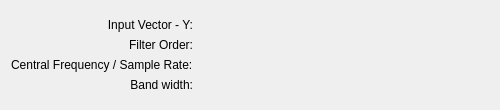
<?xml version="1.0" encoding="UTF-8"?>
<ui version="4.0">
 <class>FilterButterworthBandPassConfig</class>
 <widget class="QWidget" name="FilterButterworthBandPassConfig">
  <property name="geometry">
   <rect>
    <x>0</x>
    <y>0</y>
    <width>500</width>
    <height>110</height>
   </rect>
  </property>
  <property name="minimumSize">
   <size>
    <width>400</width>
    <height>0</height>
   </size>
  </property>
  <layout class="QGridLayout" name="gridLayout_2">
   <item row="0" column="0">
    <layout class="QGridLayout" name="gridLayout">
     <item row="0" column="1">
      <widget class="Kst::VectorSelector" name="_vector" native="true">
       <property name="sizePolicy">
        <sizepolicy hsizetype="Expanding" vsizetype="Preferred">
         <horstretch>0</horstretch>
         <verstretch>0</verstretch>
        </sizepolicy>
       </property>
      </widget>
     </item>
     <item row="0" column="0">
      <widget class="QLabel" name="label_3">
       <property name="sizePolicy">
        <sizepolicy hsizetype="Preferred" vsizetype="Fixed">
         <horstretch>0</horstretch>
         <verstretch>0</verstretch>
        </sizepolicy>
       </property>
       <property name="text">
        <string>Input Vector - Y:</string>
       </property>
       <property name="alignment">
        <set>Qt::AlignRight|Qt::AlignTrailing|Qt::AlignVCenter</set>
       </property>
       <property name="wordWrap">
        <bool>false</bool>
       </property>
      </widget>
     </item>
     <item row="1" column="1">
      <widget class="Kst::ScalarSelector" name="_scalarOrder" native="true"/>
     </item>
     <item row="1" column="0">
      <widget class="QLabel" name="label_4">
       <property name="sizePolicy">
        <sizepolicy hsizetype="Preferred" vsizetype="Fixed">
         <horstretch>0</horstretch>
         <verstretch>0</verstretch>
        </sizepolicy>
       </property>
       <property name="text">
        <string>Filter Order:</string>
       </property>
       <property name="alignment">
        <set>Qt::AlignRight|Qt::AlignTrailing|Qt::AlignVCenter</set>
       </property>
       <property name="wordWrap">
        <bool>false</bool>
       </property>
      </widget>
     </item>
     <item row="2" column="1">
      <widget class="Kst::ScalarSelector" name="_scalarRate" native="true"/>
     </item>
     <item row="2" column="0">
      <widget class="QLabel" name="label_5">
       <property name="sizePolicy">
        <sizepolicy hsizetype="Fixed" vsizetype="Fixed">
         <horstretch>0</horstretch>
         <verstretch>0</verstretch>
        </sizepolicy>
       </property>
       <property name="text">
        <string>Central Frequency / Sample Rate:</string>
       </property>
       <property name="wordWrap">
        <bool>false</bool>
       </property>
      </widget>
     </item>
     <item row="3" column="1">
      <widget class="Kst::ScalarSelector" name="_scalarBandwidth" native="true">
       <property name="sizePolicy">
        <sizepolicy hsizetype="Preferred" vsizetype="Preferred">
         <horstretch>0</horstretch>
         <verstretch>0</verstretch>
        </sizepolicy>
       </property>
      </widget>
     </item>
     <item row="3" column="0">
      <widget class="QLabel" name="label_6">
       <property name="sizePolicy">
        <sizepolicy hsizetype="Preferred" vsizetype="Fixed">
         <horstretch>0</horstretch>
         <verstretch>0</verstretch>
        </sizepolicy>
       </property>
       <property name="text">
        <string>Band width:</string>
       </property>
       <property name="alignment">
        <set>Qt::AlignRight|Qt::AlignTrailing|Qt::AlignVCenter</set>
       </property>
       <property name="wordWrap">
        <bool>false</bool>
       </property>
      </widget>
     </item>
    </layout>
   </item>
  </layout>
 </widget>
 <layoutdefault spacing="6" margin="11"/>
 <customwidgets>
  <customwidget>
   <class>Kst::VectorSelector</class>
   <extends>QWidget</extends>
   <header>vectorselector.h</header>
  </customwidget>
  <customwidget>
   <class>Kst::ScalarSelector</class>
   <extends>QWidget</extends>
   <header>scalarselector.h</header>
  </customwidget>
 </customwidgets>
 <resources/>
 <connections/>
</ui>
